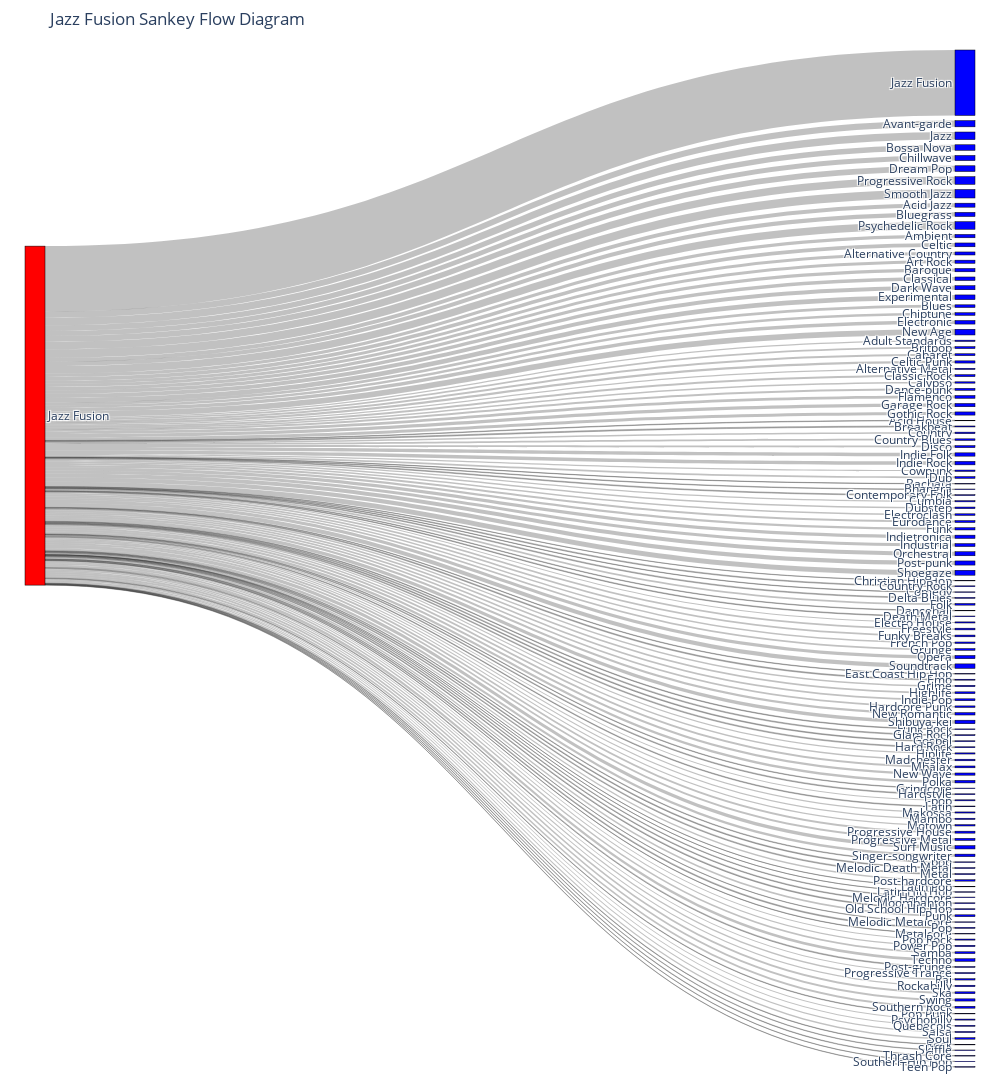
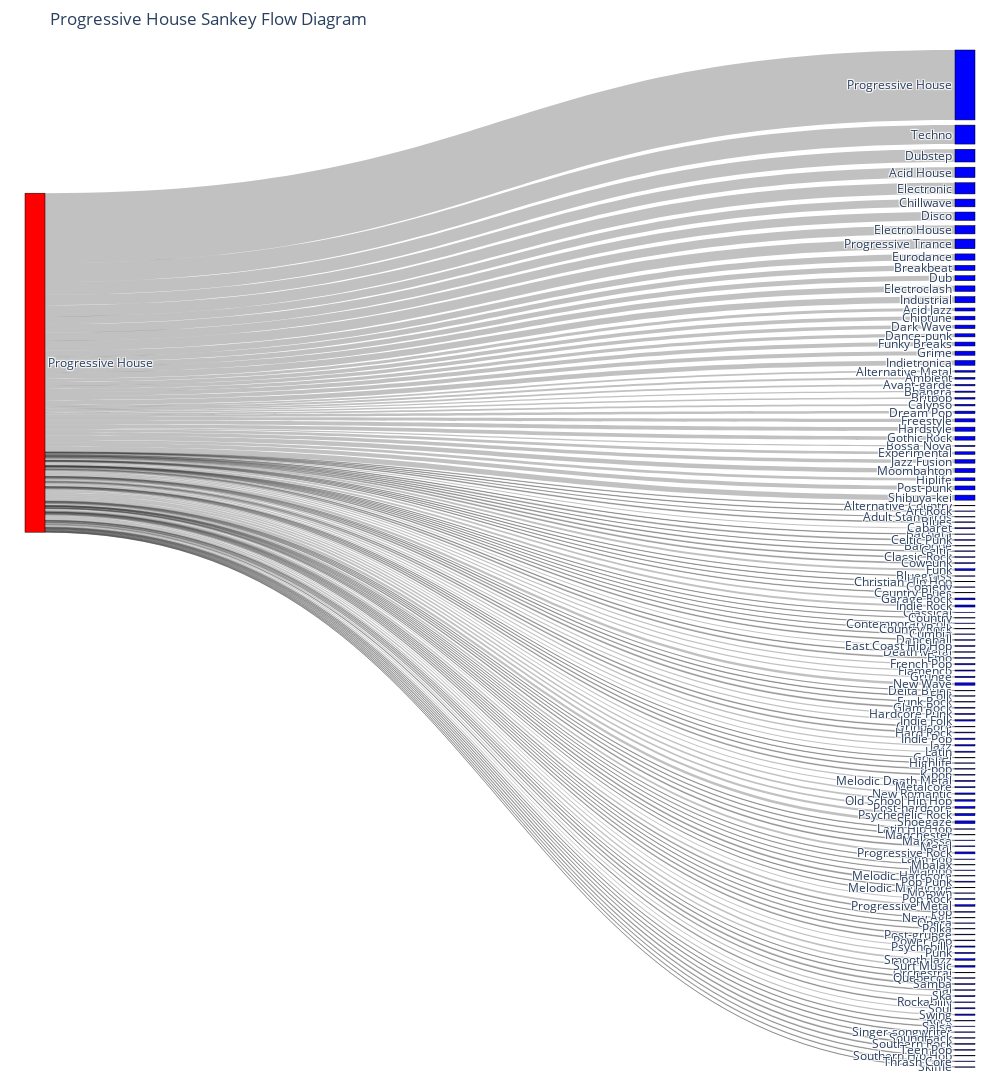
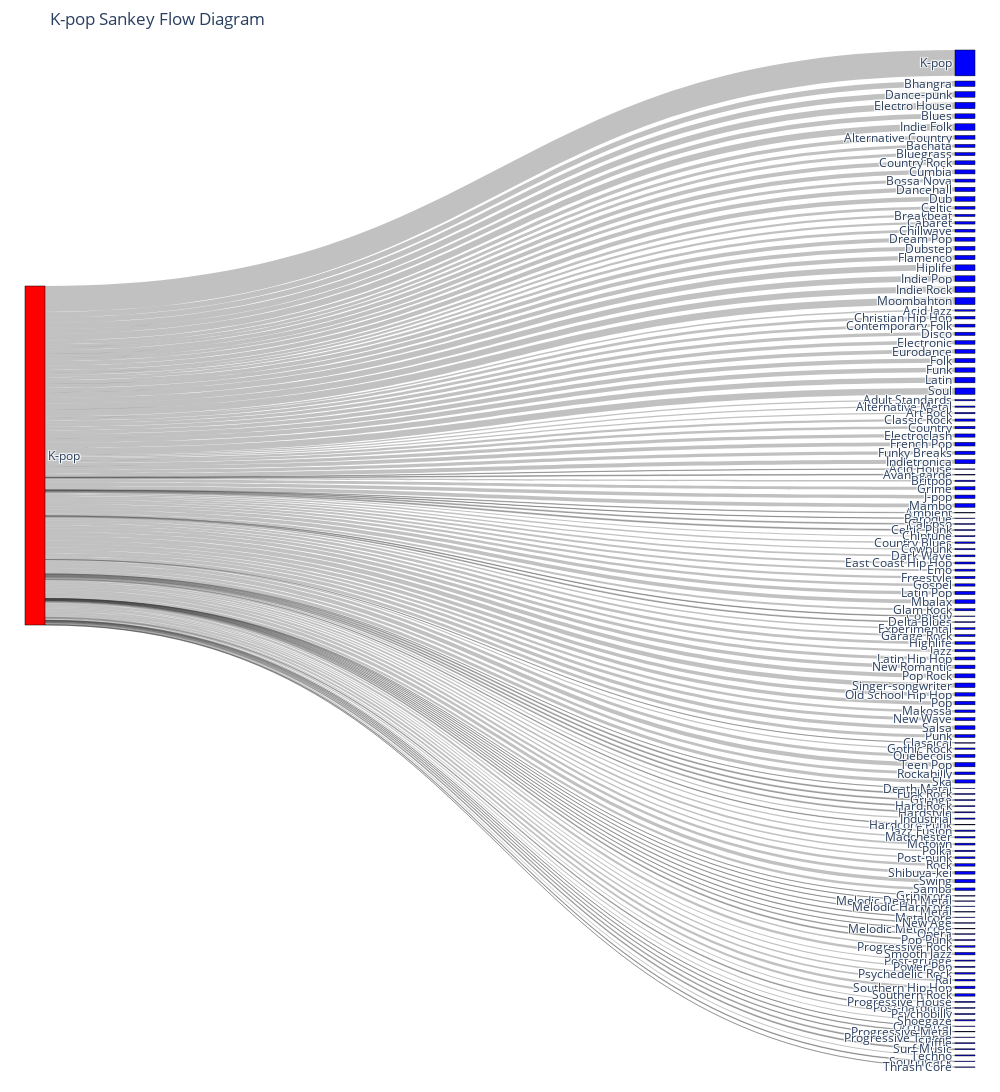
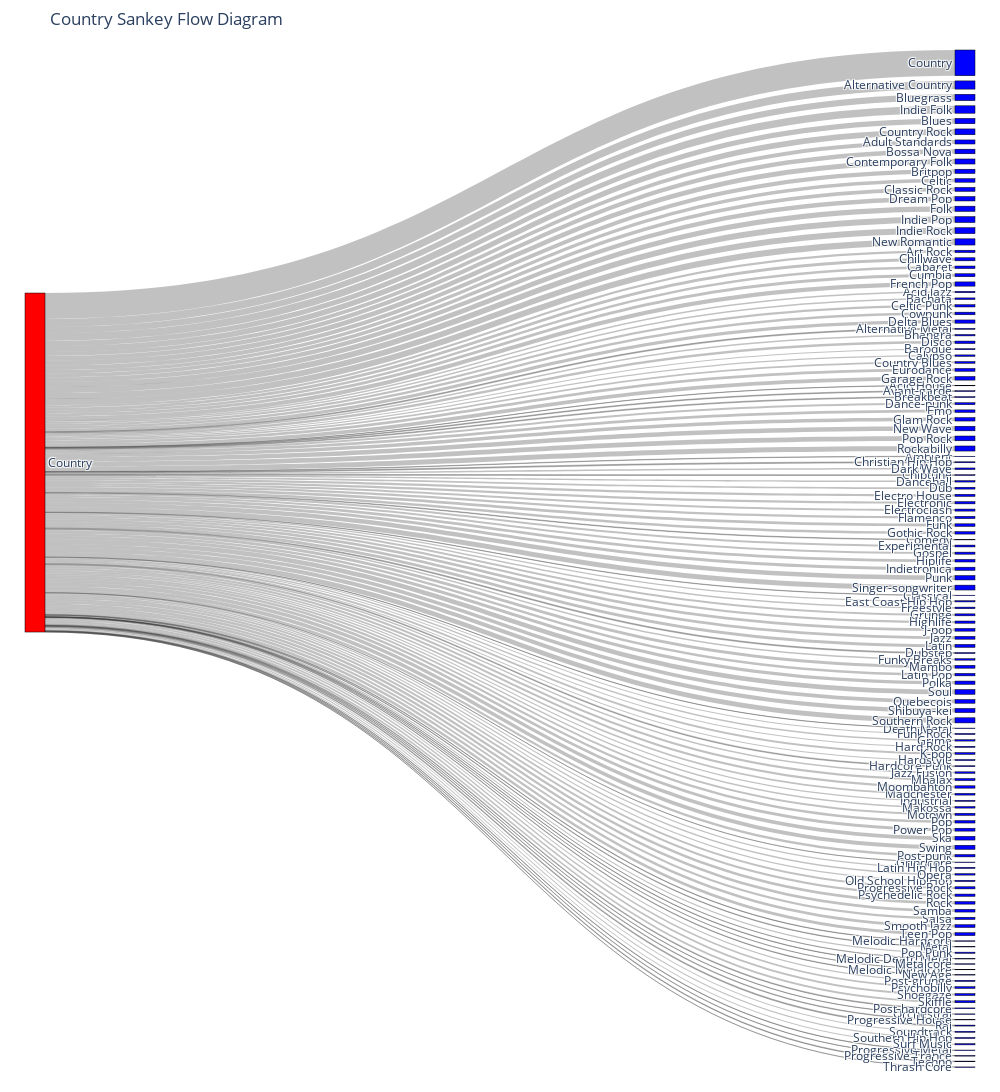

Source (notebook cell) for these figures, in order:
### Markdown cell above
To shed additional light on the way our model is performing, let's create a Sankey flow diagram that can help show us how the model is allocating predictions across different genres. The width of each flow arc in the diagram will be determined by the sum of the probability that the model assigns to the coorresponding class across all rows in the dataset.

### Code cell
for target_genre in viz_sample_genres:
    genre_name = genre_encoder.inverse_transform(np.array([target_genre]))

    # Filter X_scaled and y using the target_indices
    target_indices = np.where(y == target_genre)
    X_scaled_filtered = X_scaled[target_indices]

    # Predict probabilities for each class
    probabilities = forest.predict_proba(X_scaled_filtered)

    # Sum probabilities for each class across all datapoints
    sum_probabilities = np.sum(probabilities, axis=0)

    # Create a DataFrame with the summed probabilities
    decoded_class_labels = genre_encoder.inverse_transform(forest.classes_)
    sum_probabilities_df = pd.DataFrame(sum_probabilities.reshape(1, -1), columns=decoded_class_labels)

    # Prepare the data for the Sankey diagram
    sources = []
    targets = []
    values = []

    for i, (genre, value) in enumerate(sum_probabilities_df.items()):
        sources.append(0)
        targets.append(i + 1)
        values.append(value)

    labels = [genre_name] + list(sum_probabilities_df.columns)

    # Set custom colors for the nodes
    colors = ['blue'] * len(labels)
    colors[0] = 'red'

    fig = go.Figure(data=[go.Sankey(
        node=dict(
            pad=15,
            thickness=20,
            line=dict(color="black", width=0.5),
            label=labels,
            color=colors
        ),
        link=dict(
            source=sources,
            target=targets,
            value=values,
            color='rgba(50, 50, 50, 0.3)'  # Set the color of the links
        )
    )])

    fig.update_layout(
        title_text=f"{genre_name[0]} Sankey Flow Diagram",
        font_size=12,
        height=1800,  # Adjust the height of the figure
        width=1000,  # Adjust the width of the figure
        margin=dict(t=50, l=25, r=25, b=25)  # Adjust the margins of the figure
    )

    fig.show()

### Figure 1 — Plotly figure (JSON) as saved in the notebook; plotly's stock layout.template omitted (floating-point values rounded to 4 significant figures; data arrays with more than 128 entries replaced by an {"elided": "..."} marker saying what was removed)
{"data": [{"link": {"color": "rgba(50, 50, 50, 0.3)", "source": {"elided": "132 int values"}, "target": {"elided": "132 int values"}, "value": {"elided": "132x1 float values"}}, "node": {"color": {"elided": "133 str values"}, "label": [["Jazz Fusion"], "Acid House", "Acid Jazz", "Adult Standards", "Alternative Country", "Alternative Metal", "Ambient", "Art Rock", "Avant-garde", "Bachata", "Baroque", "Bhangra", "Bluegrass", "Blues", "Bossa Nova", "Breakbeat", "Britpop", "Cabaret", "Calypso", "Celtic", "Celtic Punk", "Chillwave", "Chiptune", "Christian Hip Hop", "Classic Rock", "Classical", "Comedy", "Contemporary Folk", "Country", "Country Blues", "Country Rock", "Cowpunk", "Cumbia", "Dance-punk", "Dancehall", "Dark Wave", "Death Metal", "Delta Blues", "Disco", "Dream Pop", "Dub", "Dubstep", "East Coast Hip Hop", "Electro House", "Electroclash", "Electronic", "Emo", "Eurodance", "Experimental", "Flamenco", "Folk", "Freestyle", "French Pop", "Funk", "Funk Rock", "Funky Breaks", "Garage Rock", "Glam Rock", "Gospel", "Gothic Rock", "Grime", "Grindcore", "Grunge", "Hard Rock", "Hardcore Punk", "Hardstyle", "Highlife", "Hiplife", "Indie Folk", "Indie Pop", "Indie Rock", "Indietronica", "Industrial", "J-pop", "Jazz", "Jazz Fusion", "K-pop", "Latin", "Latin Hip Hop", "Latin Pop", "Madchester", "Makossa", "Mambo", "Mbalax", "Melodic Death Metal", "Melodic Hardcore", "Melodic Metalcore", "Metal", "Metalcore", "Moombahton", "Motown", "New Age", "New Romantic", "New Wave", "Old School Hip Hop", "Opera", "Orchestral", "Polka", "Pop", "Pop Punk", "Pop Rock", "Post-grunge", "Post-hardcore", "Post-punk", "Power Pop", "Progressive House", "Progressive Metal", "Progressive Rock", "Progressive Trance", "Psychedelic Rock", "Psychobilly", "Punk", "Quebecois", "Rai", "Rock", "Rockabilly", "Salsa", "Samba", "Shibuya-kei", "Shoegaze", "Singer-songwriter", "Ska", "Skiffle", "Smooth Jazz", "Soul", "Soundtrack", "Southern Hip Hop", "Southern Rock", "Surf Music", "Swing", "Techno", "Teen Pop", "Thrash Core"], "line": {"color": "black", "width": 0.5}, "pad": 15, "thickness": 20}, "type": "sankey"}], "layout": {"font": {"size": 12}, "height": 1800, "margin": {"b": 25, "l": 25, "r": 25, "t": 50}, "title": {"text": "Jazz Fusion Sankey Flow Diagram"}, "width": 1000}}

### Figure 2 — Plotly figure (JSON) as saved in the notebook; plotly's stock layout.template omitted (floating-point values rounded to 4 significant figures; data arrays with more than 128 entries replaced by an {"elided": "..."} marker saying what was removed)
{"data": [{"link": {"color": "rgba(50, 50, 50, 0.3)", "source": {"elided": "132 int values"}, "target": {"elided": "132 int values"}, "value": {"elided": "132x1 float values"}}, "node": {"color": {"elided": "133 str values"}, "label": [["Progressive House"], "Acid House", "Acid Jazz", "Adult Standards", "Alternative Country", "Alternative Metal", "Ambient", "Art Rock", "Avant-garde", "Bachata", "Baroque", "Bhangra", "Bluegrass", "Blues", "Bossa Nova", "Breakbeat", "Britpop", "Cabaret", "Calypso", "Celtic", "Celtic Punk", "Chillwave", "Chiptune", "Christian Hip Hop", "Classic Rock", "Classical", "Comedy", "Contemporary Folk", "Country", "Country Blues", "Country Rock", "Cowpunk", "Cumbia", "Dance-punk", "Dancehall", "Dark Wave", "Death Metal", "Delta Blues", "Disco", "Dream Pop", "Dub", "Dubstep", "East Coast Hip Hop", "Electro House", "Electroclash", "Electronic", "Emo", "Eurodance", "Experimental", "Flamenco", "Folk", "Freestyle", "French Pop", "Funk", "Funk Rock", "Funky Breaks", "Garage Rock", "Glam Rock", "Gospel", "Gothic Rock", "Grime", "Grindcore", "Grunge", "Hard Rock", "Hardcore Punk", "Hardstyle", "Highlife", "Hiplife", "Indie Folk", "Indie Pop", "Indie Rock", "Indietronica", "Industrial", "J-pop", "Jazz", "Jazz Fusion", "K-pop", "Latin", "Latin Hip Hop", "Latin Pop", "Madchester", "Makossa", "Mambo", "Mbalax", "Melodic Death Metal", "Melodic Hardcore", "Melodic Metalcore", "Metal", "Metalcore", "Moombahton", "Motown", "New Age", "New Romantic", "New Wave", "Old School Hip Hop", "Opera", "Orchestral", "Polka", "Pop", "Pop Punk", "Pop Rock", "Post-grunge", "Post-hardcore", "Post-punk", "Power Pop", "Progressive House", "Progressive Metal", "Progressive Rock", "Progressive Trance", "Psychedelic Rock", "Psychobilly", "Punk", "Quebecois", "Rai", "Rock", "Rockabilly", "Salsa", "Samba", "Shibuya-kei", "Shoegaze", "Singer-songwriter", "Ska", "Skiffle", "Smooth Jazz", "Soul", "Soundtrack", "Southern Hip Hop", "Southern Rock", "Surf Music", "Swing", "Techno", "Teen Pop", "Thrash Core"], "line": {"color": "black", "width": 0.5}, "pad": 15, "thickness": 20}, "type": "sankey"}], "layout": {"font": {"size": 12}, "height": 1800, "margin": {"b": 25, "l": 25, "r": 25, "t": 50}, "title": {"text": "Progressive House Sankey Flow Diagram"}, "width": 1000}}

### Figure 3 — Plotly figure (JSON) as saved in the notebook; plotly's stock layout.template omitted (floating-point values rounded to 4 significant figures; data arrays with more than 128 entries replaced by an {"elided": "..."} marker saying what was removed)
{"data": [{"link": {"color": "rgba(50, 50, 50, 0.3)", "source": {"elided": "132 int values"}, "target": {"elided": "132 int values"}, "value": {"elided": "132x1 float values"}}, "node": {"color": {"elided": "133 str values"}, "label": [["K-pop"], "Acid House", "Acid Jazz", "Adult Standards", "Alternative Country", "Alternative Metal", "Ambient", "Art Rock", "Avant-garde", "Bachata", "Baroque", "Bhangra", "Bluegrass", "Blues", "Bossa Nova", "Breakbeat", "Britpop", "Cabaret", "Calypso", "Celtic", "Celtic Punk", "Chillwave", "Chiptune", "Christian Hip Hop", "Classic Rock", "Classical", "Comedy", "Contemporary Folk", "Country", "Country Blues", "Country Rock", "Cowpunk", "Cumbia", "Dance-punk", "Dancehall", "Dark Wave", "Death Metal", "Delta Blues", "Disco", "Dream Pop", "Dub", "Dubstep", "East Coast Hip Hop", "Electro House", "Electroclash", "Electronic", "Emo", "Eurodance", "Experimental", "Flamenco", "Folk", "Freestyle", "French Pop", "Funk", "Funk Rock", "Funky Breaks", "Garage Rock", "Glam Rock", "Gospel", "Gothic Rock", "Grime", "Grindcore", "Grunge", "Hard Rock", "Hardcore Punk", "Hardstyle", "Highlife", "Hiplife", "Indie Folk", "Indie Pop", "Indie Rock", "Indietronica", "Industrial", "J-pop", "Jazz", "Jazz Fusion", "K-pop", "Latin", "Latin Hip Hop", "Latin Pop", "Madchester", "Makossa", "Mambo", "Mbalax", "Melodic Death Metal", "Melodic Hardcore", "Melodic Metalcore", "Metal", "Metalcore", "Moombahton", "Motown", "New Age", "New Romantic", "New Wave", "Old School Hip Hop", "Opera", "Orchestral", "Polka", "Pop", "Pop Punk", "Pop Rock", "Post-grunge", "Post-hardcore", "Post-punk", "Power Pop", "Progressive House", "Progressive Metal", "Progressive Rock", "Progressive Trance", "Psychedelic Rock", "Psychobilly", "Punk", "Quebecois", "Rai", "Rock", "Rockabilly", "Salsa", "Samba", "Shibuya-kei", "Shoegaze", "Singer-songwriter", "Ska", "Skiffle", "Smooth Jazz", "Soul", "Soundtrack", "Southern Hip Hop", "Southern Rock", "Surf Music", "Swing", "Techno", "Teen Pop", "Thrash Core"], "line": {"color": "black", "width": 0.5}, "pad": 15, "thickness": 20}, "type": "sankey"}], "layout": {"font": {"size": 12}, "height": 1800, "margin": {"b": 25, "l": 25, "r": 25, "t": 50}, "title": {"text": "K-pop Sankey Flow Diagram"}, "width": 1000}}

### Figure 4 — Plotly figure (JSON) as saved in the notebook; plotly's stock layout.template omitted (floating-point values rounded to 4 significant figures; data arrays with more than 128 entries replaced by an {"elided": "..."} marker saying what was removed)
{"data": [{"link": {"color": "rgba(50, 50, 50, 0.3)", "source": {"elided": "132 int values"}, "target": {"elided": "132 int values"}, "value": {"elided": "132x1 float values"}}, "node": {"color": {"elided": "133 str values"}, "label": [["Country"], "Acid House", "Acid Jazz", "Adult Standards", "Alternative Country", "Alternative Metal", "Ambient", "Art Rock", "Avant-garde", "Bachata", "Baroque", "Bhangra", "Bluegrass", "Blues", "Bossa Nova", "Breakbeat", "Britpop", "Cabaret", "Calypso", "Celtic", "Celtic Punk", "Chillwave", "Chiptune", "Christian Hip Hop", "Classic Rock", "Classical", "Comedy", "Contemporary Folk", "Country", "Country Blues", "Country Rock", "Cowpunk", "Cumbia", "Dance-punk", "Dancehall", "Dark Wave", "Death Metal", "Delta Blues", "Disco", "Dream Pop", "Dub", "Dubstep", "East Coast Hip Hop", "Electro House", "Electroclash", "Electronic", "Emo", "Eurodance", "Experimental", "Flamenco", "Folk", "Freestyle", "French Pop", "Funk", "Funk Rock", "Funky Breaks", "Garage Rock", "Glam Rock", "Gospel", "Gothic Rock", "Grime", "Grindcore", "Grunge", "Hard Rock", "Hardcore Punk", "Hardstyle", "Highlife", "Hiplife", "Indie Folk", "Indie Pop", "Indie Rock", "Indietronica", "Industrial", "J-pop", "Jazz", "Jazz Fusion", "K-pop", "Latin", "Latin Hip Hop", "Latin Pop", "Madchester", "Makossa", "Mambo", "Mbalax", "Melodic Death Metal", "Melodic Hardcore", "Melodic Metalcore", "Metal", "Metalcore", "Moombahton", "Motown", "New Age", "New Romantic", "New Wave", "Old School Hip Hop", "Opera", "Orchestral", "Polka", "Pop", "Pop Punk", "Pop Rock", "Post-grunge", "Post-hardcore", "Post-punk", "Power Pop", "Progressive House", "Progressive Metal", "Progressive Rock", "Progressive Trance", "Psychedelic Rock", "Psychobilly", "Punk", "Quebecois", "Rai", "Rock", "Rockabilly", "Salsa", "Samba", "Shibuya-kei", "Shoegaze", "Singer-songwriter", "Ska", "Skiffle", "Smooth Jazz", "Soul", "Soundtrack", "Southern Hip Hop", "Southern Rock", "Surf Music", "Swing", "Techno", "Teen Pop", "Thrash Core"], "line": {"color": "black", "width": 0.5}, "pad": 15, "thickness": 20}, "type": "sankey"}], "layout": {"font": {"size": 12}, "height": 1800, "margin": {"b": 25, "l": 25, "r": 25, "t": 50}, "title": {"text": "Country Sankey Flow Diagram"}, "width": 1000}}
